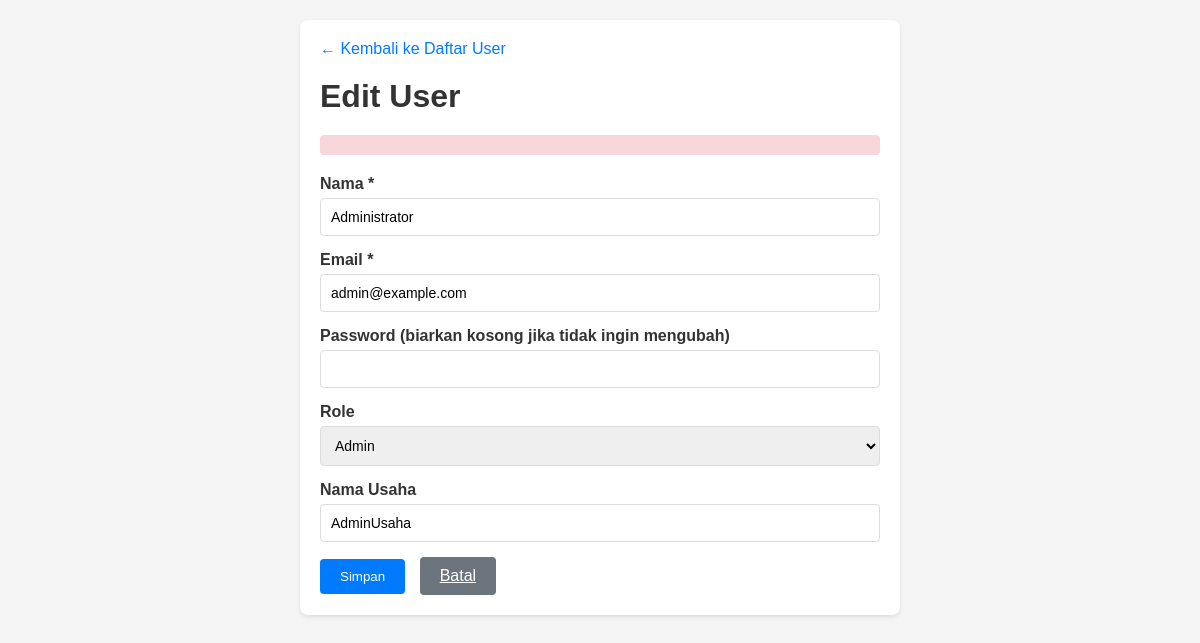
Page /user/edit/1 on the committed database.
### tables this page shows
CREATE TABLE `user` (
  `id_user` int(8) UNSIGNED NOT NULL,
  `google_id` varchar(255) DEFAULT NULL,
  `oauth_provider` enum('local','google') DEFAULT 'local',
  `avatar_url` varchar(500) DEFAULT NULL,
  `nama` varchar(200) NOT NULL,
  `role` enum('user','admin') NOT NULL DEFAULT 'user',
  `email` varchar(250) DEFAULT NULL,
  `password` varchar(255) DEFAULT NULL,
  `nama_usaha` varchar(255) DEFAULT NULL,
  `jenis_usaha` varchar(100) DEFAULT NULL,
  `updated_at` datetime DEFAULT CURRENT_TIMESTAMP ON UPDATE CURRENT_TIMESTAMP,
  `created_at` datetime DEFAULT current_timestamp()
);

### application/controllers/User.php (called while the page is built, shortened)
<?php
class User extends CI_Controller {
    public function __construct()
    {
        $this->load->model('User_model');
        $this->load->helper(['url','form']);
        $this->load->library('form_validation');
    }
    public function edit($id = null)
    {
        $user = $this->User_model->get($id);
        $data['user'] = $user;
        $this->load->view('user/form', $data);
    }
}

### index.php (called while the page is built, shortened)
<?php
require_once BASEPATH.'core/CodeIgniter.php';

### application/models/User_model.php (called while the page is built, shortened)
<?php
class User_model extends CI_Model {
    protected $table = 'user';
    public function get($id = null)
    {
        if ($id) {
            return $this->db->get_where($this->table, ['id_user' => $id])->row();
        }
        return $this->db->get($this->table)->result();
    }
}

### application/views/user/form.php (the view, shortened to what this page needs)
<!DOCTYPE html>
<html lang="en">
<head>
</head>
<body>
    <div class="container">
        <a href="<?php echo site_url('user'); ?>" class="back-link">&larr; Kembali ke Daftar User</a>
        <h1><?php echo isset($user) ? 'Edit User' : 'Tambah User Baru'; ?></h1>
        <?php if ($this->form_validation->run() === FALSE): ?>
            <div style="background: #f8d7da; color: #721c24; padding: 10px; border-radius: 4px; margin-bottom: 20px;">
            </div>
        <?php endif; ?>
        <form method="post">
            <div class="form-group">
                <label for="nama">Nama *</label>
                <input type="text" id="nama" name="nama" value="<?php echo isset($user) ? htmlspecialchars($user->nama) : set_value('nama'); ?>" required>
            </div>
            <div class="form-group">
                <label for="email">Email *</label>
                <input type="email" id="email" name="email" value="<?php echo isset($user) ? htmlspecialchars($user->email) : set_value('email'); ?>" required>
            </div>
            <div class="form-group">
                <label for="password">Password <?php echo isset($user) ? '(biarkan kosong jika tidak ingin mengubah)' : '*'; ?></label>
                <input type="password" id="password" name="password" <?php echo !isset($user) ? 'required' : ''; ?>>
            </div>
            <div class="form-group">
                <label for="role">Role</label>
                <select id="role" name="role">
                    <option value="admin" <?php echo (isset($user) && $user->role === 'admin') ? 'selected' : ''; ?>>Admin</option>
                </select>
            </div>
            <div class="form-group">
                <label for="nama_usaha">Nama Usaha</label>
                <input type="text" id="nama_usaha" name="nama_usaha" value="<?php echo isset($user) ? htmlspecialchars($user->nama_usaha ?? '') : set_value('nama_usaha'); ?>">
            </div>
            <div>
                <button type="submit" class="btn">Simpan</button>
                <a href="<?php echo site_url('user'); ?>" class="btn btn-secondary">Batal</a>
            </div>
        </form>
    </div>
</body>
</html>

### application/views/user/form.php (style rules this page uses)
* { margin: 0; padding: 0; box-sizing: border-box; }
body { font-family: Arial, sans-serif; background: #f5f5f5; padding: 20px; }
.container { max-width: 600px; margin: 0 auto; background: #fff; padding: 20px; border-radius: 8px; box-shadow: 0 2px 4px rgba(0,0,0,0.1); }
h1 { color: #333; margin-bottom: 20px; }
.form-group { margin-bottom: 15px; }
label { display: block; margin-bottom: 5px; color: #333; font-weight: bold; }
input, select, textarea { width: 100%; padding: 10px; border: 1px solid #ddd; border-radius: 4px; font-size: 14px; }
.btn { display: inline-block; padding: 10px 20px; background: #007bff; color: #fff; border: none; border-radius: 4px; cursor: pointer; margin-right: 10px; }
.btn-secondary { background: #6c757d; }
.back-link { display: inline-block; margin-bottom: 20px; color: #007bff; text-decoration: none; }

### rows in the picture
user: nama "Administrator", email "admin@example.com", role "Admin", nama_usaha "AdminUsaha"
